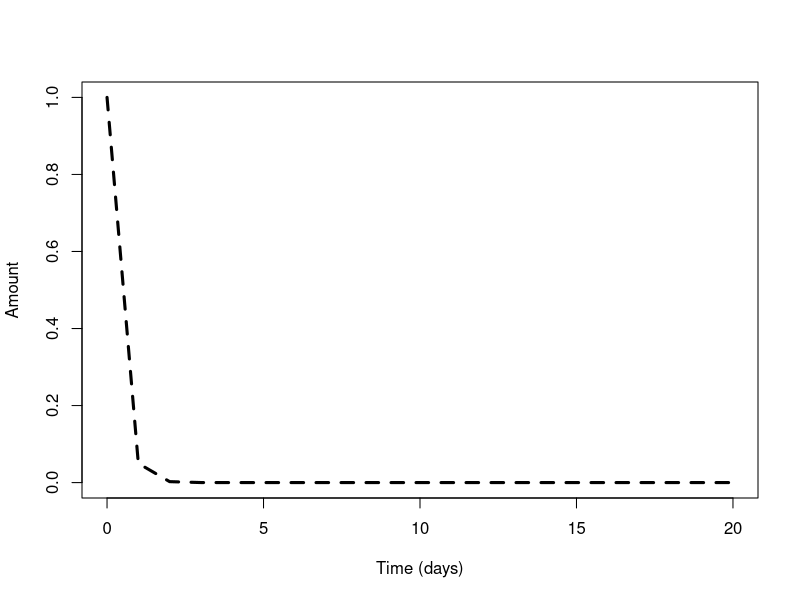
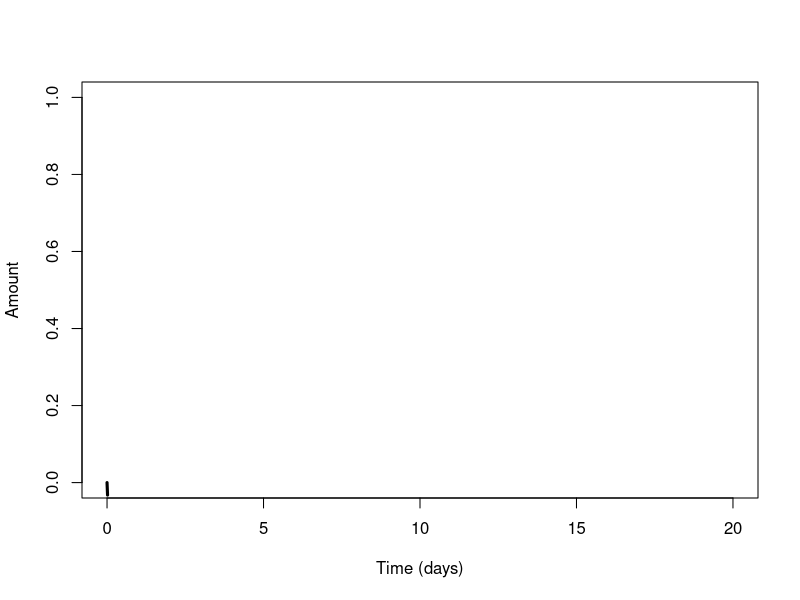
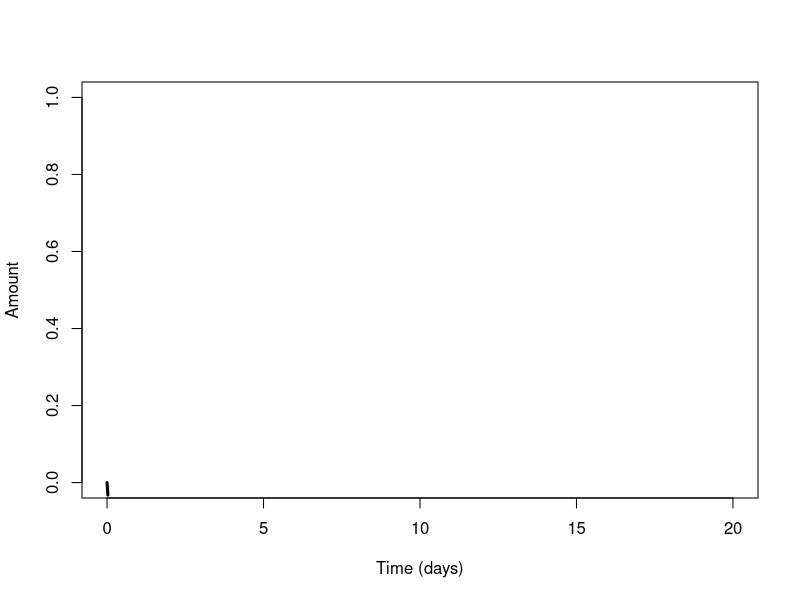
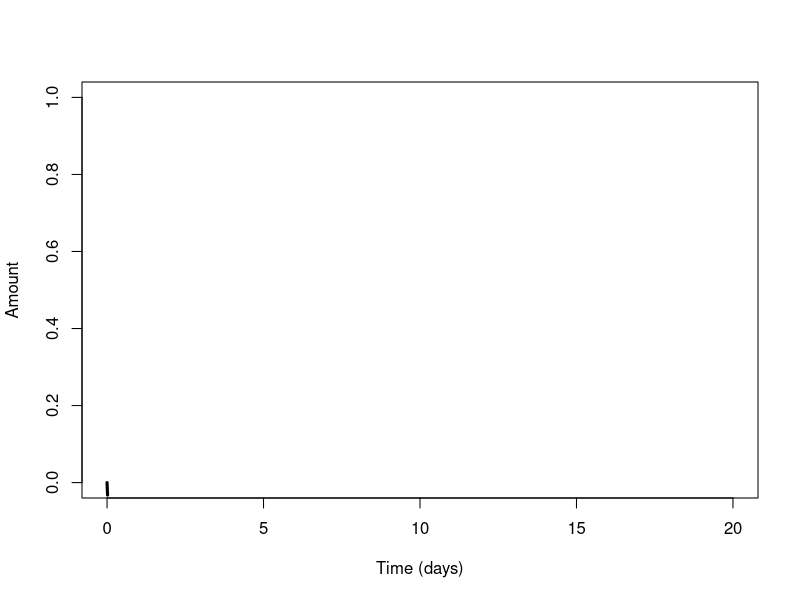
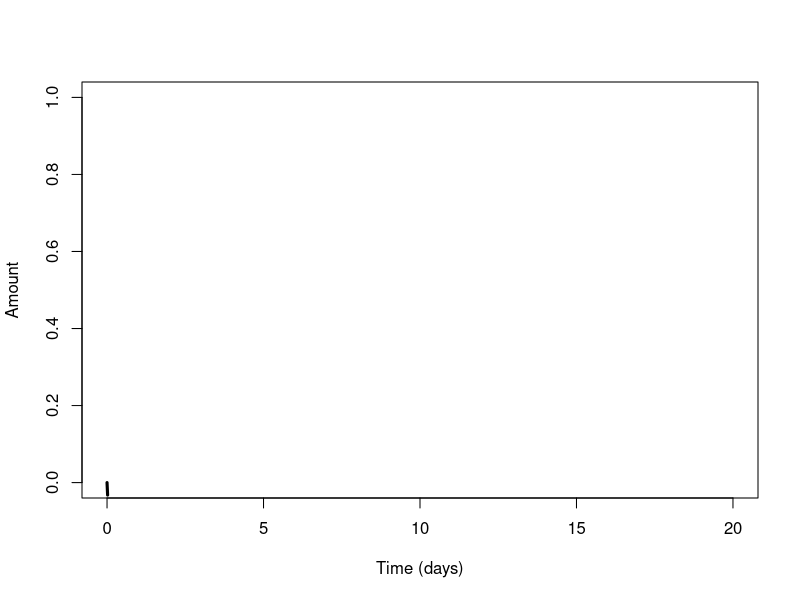
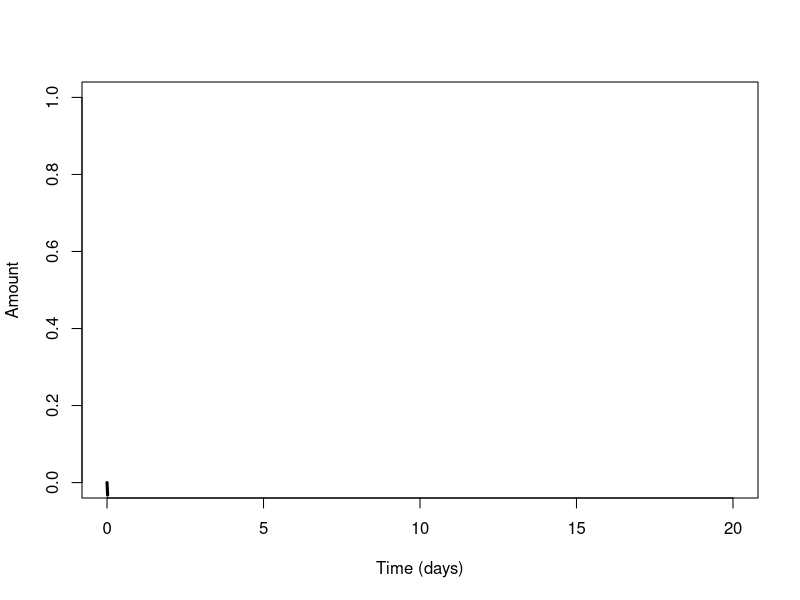
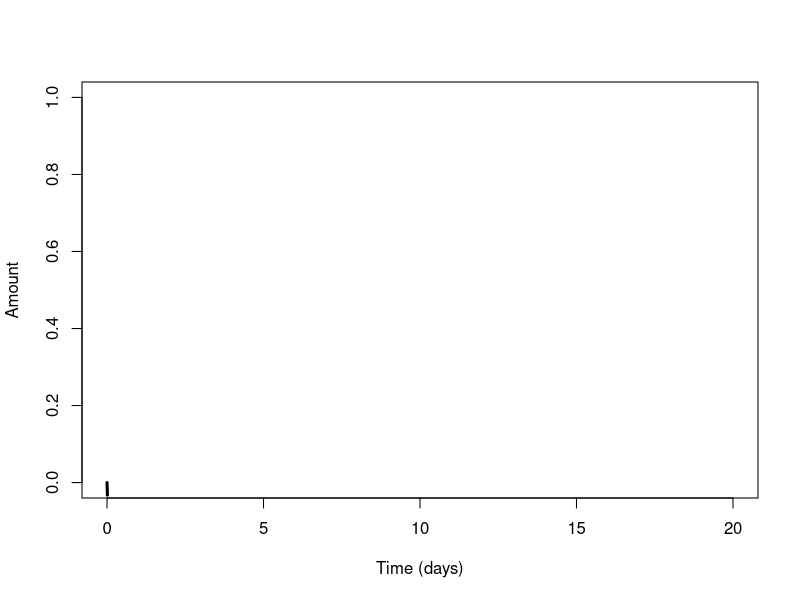
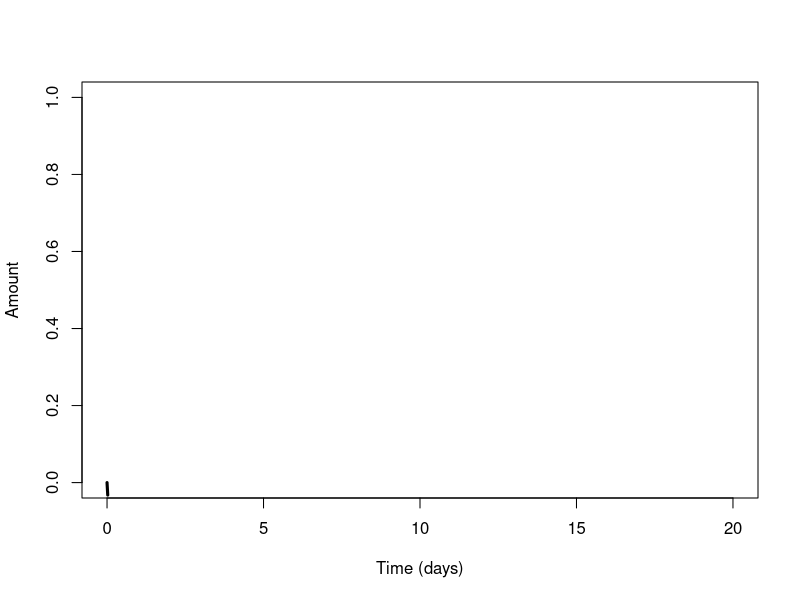

The R source for these figures, in order:
# TB model in R

rm(list=ls())

# get the ODE solver
library(deSolve)

# make the function of the system
model = function (current_timepoint, state_values, parameters)
{
  # create state variables (local variables)
  Vaccine = state_values [1]       
  Makrofag = state_values [2]
  IL12 = state_values [3]
  Th0 = state_values [4]
  Th1 = state_values [5]
  IL2 = state_values [6]
  IFNg = state_values [7]
  IFNgk = state_values [8]
  TNFa = state_values [9]
  Dendrit = state_values [10]
  IL23 = state_values [11]
  Th17 = state_values [12]
  IL17 = state_values [13]
  GranulotcytKnoglemarv = state_values[14]
  
  with ( 
    as.list (parameters),     # variable names within parameters can be used 
    {
      dVaccine = - Vaccine * Kv_m - Vaccine * Kv_d - Vaccine * Kv_Gk
      dMakrofag = Vaccine * Kv_m + TNFa * KTNFa_m + IFNgk * KIFNgk_m - sigma_m
      dIL12 = Makrofag * Km_IL12 - IL12 * KIL12_Th0 - sigma_IL12
      dTh0 = Makrofag * Km_Th0 + IL12 * KIL12_Th0 - Th0 * KTh0_Th1 + IL2 * KIL2_Th0 + IL23 * KIL23_Th0 - Th0 * KTh0_Th17 - sigma_Th0
      dTh1 = Th0 * KTh0_Th1 - sigma_Th0
      dIL2 = Th1 * KTh1_IL2 - sigma_IL2
      dIFNg = Th1 * KTh1_IFNg + Th17 * KTh17_IFNg + Th0 * KTh0_IFNg + IFNgk * KIFNgk_IFNg - IFNg * KIFNg_IFNgk - sigma_IFNg
      dIFNgk = - IFNgk * KIFNgk_IFNg + IFNg * KIFNg_IFNgk - sigma_IFNgk
      dTNFa = Makrofag * Km_TNFa - sigma_TNFa
      dDendrit = Vaccine * Kv_d - sigma_d
      dIL23 = Dendrit * Kd_IL23 - sigma_IL23
      dTh17 = Th0 * KTh0_Th17 - sigma_Th17
      dIL17 = Th17 * KTh17_IL17 - sigma_IL17
      dGranulocytKnoglemarv = Vaccine * Kv_Gk + IL17 * KIL17_Gk - sigma_Gk 
      
      # combine results
      results = c(dVaccine, dMakrofag, dIL12, dTh0, dTh1, dIL2, dIFNg, dIFNgk, dTNFa, dDendrit,
                  dIL23, dTh17, dIL17, dGranulocytKnoglemarv)
      list (results)
    }
  )
}

# parameters
Kv_m.value <- 1
Kv_d.value <- 1
Kv_Gk.value <- 1
KTNFa_m.value <- 1 #
KIFNgk_m.value <- 1 #
Km_IL12.value <- 1 #
KIL12_Th0.value <- 1 #
Km_Th0.value <- 1 #
KTh0_Th1.value <- 1 #
KTh0_Th17.value <- 1 #
KIL23_Th0.value <- 1 #
KIL2_Th0.value <- 1 #
KTh1_IL2.value <- 1 #
KIFNgk_IFNg.value <- 1 #
KTh0_IFNg.value <- 1 #
KTh1_IFNg.value <- 1 #
KTh17_IFNg.value <- 1
KIFNg_IFNgk.value <- 1
Km_TNFa.value <- 1
Kd_IL23.value <- 1
KTh17_IL17.value <- 1
KIL17_Gk.value <- 1
sigma_m.value <- 1
sigma_IL12.value <- 1
sigma_Th0.value <- 1
sigma_Th1.value <- 1
sigma_IL2.value <- 1
sigma_IFNg.value <- 1
sigma_IFNgk.value <- 1
sigma_TNFa.value <- 1
sigma_d.value <- 1
sigma_IL23.value <- 1
sigma_Th17.value <- 1
sigma_IL17.value <- 1
sigma_Gk.value <- 1

parameter.list <- c(Kv_m = Kv_m.value, Kv_d = Kv_d.value, Kv_Gk = Kv_Gk.value, KTNFa_m = KTNFa_m.value, 
                    KIFNgk_m = KIFNgk_m.value,Km_IL12 = Km_IL12.value, KIL12_Th0 = KIL12_Th0.value,Km_Th0 = Km_Th0.value, 
                    KTh0_Th1 = KTh0_Th1.value, KTh0_Th17 = KTh0_Th17.value, KIL23_Th0 = KIL23_Th0.value,
                    KIL2_Th0 = KIL2_Th0.value, KTh1_IL2 = KTh1_IL2.value, KIFNgk_IFNg = KIFNgk_IFNg.value, 
                    KTh0_IFNg = KTh0_IFNg.value, KTh1_IFNg = KTh1_IFNg.value, KTh17_IFNg = KTh17_IFNg.value, 
                    KIFNg_IFNgk = KIFNg_IFNgk.value, Km_TNFa = Km_TNFa.value, Kd_IL23 = Kd_IL23.value, 
                    KTh17_IL17 = KTh17_IL17.value, KIL17_Gk = KIL17_Gk.value, sigma_m = sigma_m.value,
                    sigma_IL12 = sigma_IL12.value, sigma_Th0 = sigma_Th0.value, sigma_Th1 = sigma_Th1.value,
                    sigma_IL2 = sigma_IL2.value, sigma_IFNg = sigma_IFNg.value, sigma_IFNgk = sigma_IFNgk.value,
                    sigma_TNFa = sigma_TNFa.value, sigma_d = sigma_d.value, sigma_IL23 = sigma_IL23.value,
                    sigma_Th17 = sigma_Th17.value, sigma_IL17 = sigma_IL17.value, sigma_Gk = sigma_Gk.value)

# initial values
Vaccine0 = 1       
Makrofag0 = 0
IL120 = 0
Th00 = 0
Th10 = 0
IL20 = 0
IFNg0 = 0
IFNgk0 = 0
TNFa0 = 0
Dendrit0 = 0
IL230 = 0
Th170 = 0
IL170 = 0
GranulotcytKnoglemarv0 = 0

initial.values <- c(Vaccine = Vaccine0, Makrofag = Makrofag0, IL12 = IL120, Th0 = Th00, Th1 = Th10, IL2 = IL20, IFNg = IFNg0, 
                    IFNgk = IFNgk0, TNFa = TNFa0, Dendrit = Dendrit0, IL23 = IL230, Th17 = Th170, IL17 = IL170, 
                    GranulotcytKnoglemarv = GranulotcytKnoglemarv0)

# Output timepoints
time.points <- seq(0,20,by=1)

# simulate the epidemic
output <- ode(y=initial.values,times = time.points,func = model, parms = parameter.list)

# Plot the result 
plot(Vaccine~time,data=output,type='l',lwd=3,lty=2,col='black',ylim=c(0,1),ylab='Amount',xlab='Time (days)')
plot(Makrofag~time,data=output,type='l',lwd=3,lty=2,col='black',ylim=c(0,1),ylab='Amount',xlab='Time (days)')
plot(IL12~time,data=output,type='l',lwd=3,lty=2,col='black',ylim=c(0,1),ylab='Amount',xlab='Time (days)')
plot(Th0~time,data=output,type='l',lwd=3,lty=2,col='black',ylim=c(0,1),ylab='Amount',xlab='Time (days)')
plot(Th1~time,data=output,type='l',lwd=3,lty=2,col='black',ylim=c(0,1),ylab='Amount',xlab='Time (days)')
plot(IL2~time,data=output,type='l',lwd=3,lty=2,col='black',ylim=c(0,1),ylab='Amount',xlab='Time (days)')
plot(IFNg~time,data=output,type='l',lwd=3,lty=2,col='black',ylim=c(0,1),ylab='Amount',xlab='Time (days)')
plot(IFNgk~time,data=output,type='l',lwd=3,lty=2,col='black',ylim=c(0,1),ylab='Amount',xlab='Time (days)')
plot(TNFa~time,data=output,type='l',lwd=3,lty=2,col='black',ylim=c(0,1),ylab='Amount',xlab='Time (days)')
plot(Dendrit~time,data=output,type='l',lwd=3,lty=2,col='black',ylim=c(0,1),ylab='Amount',xlab='Time (days)')
plot(IL23~time,data=output,type='l',lwd=3,lty=2,col='black',ylim=c(0,1),ylab='Amount',xlab='Time (days)')
plot(Th17~time,data=output,type='l',lwd=3,lty=2,col='black',ylim=c(0,1),ylab='Amount',xlab='Time (days)')
plot(IL17~time,data=output,type='l',lwd=3,lty=2,col='black',ylim=c(0,1),ylab='Amount',xlab='Time (days)')
plot(GranulotcytKnoglemarv~time,data=output,type='l',lwd=3,lty=2,col='black',ylim=c(0,1),ylab='Amount',xlab='Time (days)')

# Hør Niels omkring sidste parameter (rødbrune streg)! 
